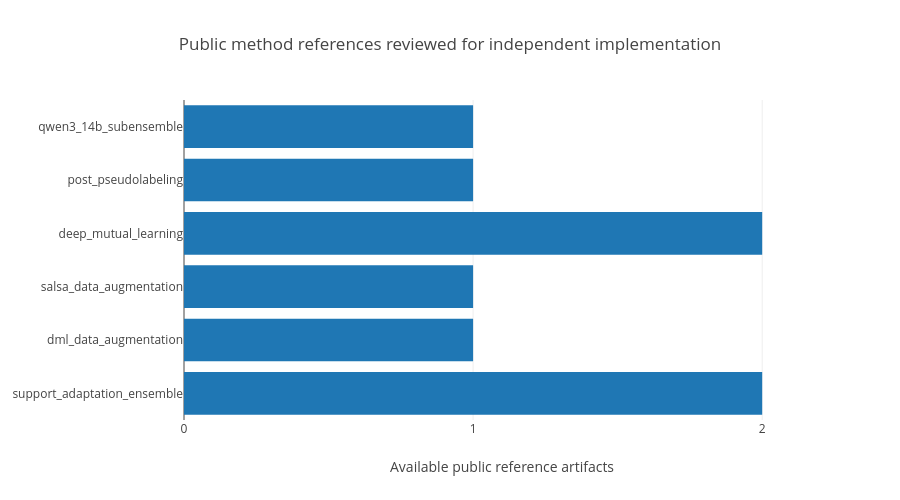

The cell this chart's notebook holds for it:
### Markdown cell above
## Public method references reviewed

The table and chart summarize source availability for independently reimplemented mechanisms. They intentionally omit external leaderboard scores.

### Code cell
rows = pd.DataFrame(cfg['public_method_evidence'])
rows['writeup_available'] = rows['url'].notna().astype(int) if 'url' in rows else 0
rows['code_available'] = rows['public_code'].notna().astype(int) if 'public_code' in rows else 0
rows['reference_artifacts'] = rows['writeup_available'] + rows['code_available']
display(rows[['name','code_license','writeup_available','code_available']].fillna(''))
height = max(420, min(850, 42*len(rows)+160))
fig = px.bar(rows, y='name', x='reference_artifacts', orientation='h', title='Public method references reviewed for independent implementation')
fig.update_layout(autosize=True, height=height, margin=dict(l=240,r=45,t=90,b=70), showlegend=False)
fig.update_xaxes(title='Available public reference artifacts', dtick=1, range=[0, 2.2], automargin=True)
fig.update_yaxes(title='', automargin=True)
fig.show(renderer='plotly_mimetype')

### Figure 1 — Plotly figure (JSON) as saved in the notebook; plotly's stock layout.template omitted (floating-point values rounded to 4 significant figures)
{"data": [{"type": "bar", "orientation": "h", "y": ["support_adaptation_ensemble", "dml_data_augmentation", "salsa_data_augmentation", "deep_mutual_learning", "post_pseudolabeling", "qwen3_14b_subensemble"], "x": [2, 1, 1, 2, 1, 1], "hovertemplate": "%{y}<br>Reference artifacts: %{x}<extra></extra>"}], "layout": {"title": {"text": "Public method references reviewed for independent implementation"}, "height": 500, "xaxis": {"title": {"text": "Available public reference artifacts"}, "range": [0, 2.2], "dtick": 1}, "yaxis": {"automargin": true}, "showlegend": false}}
